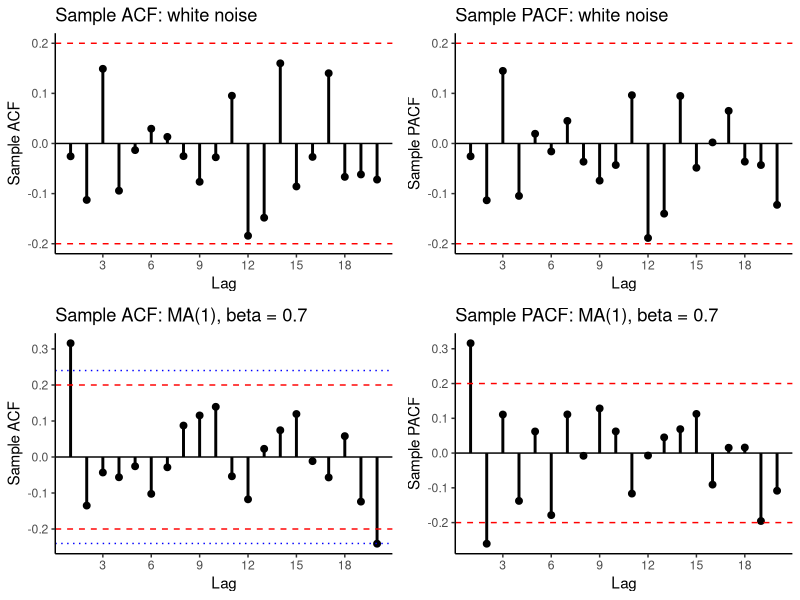
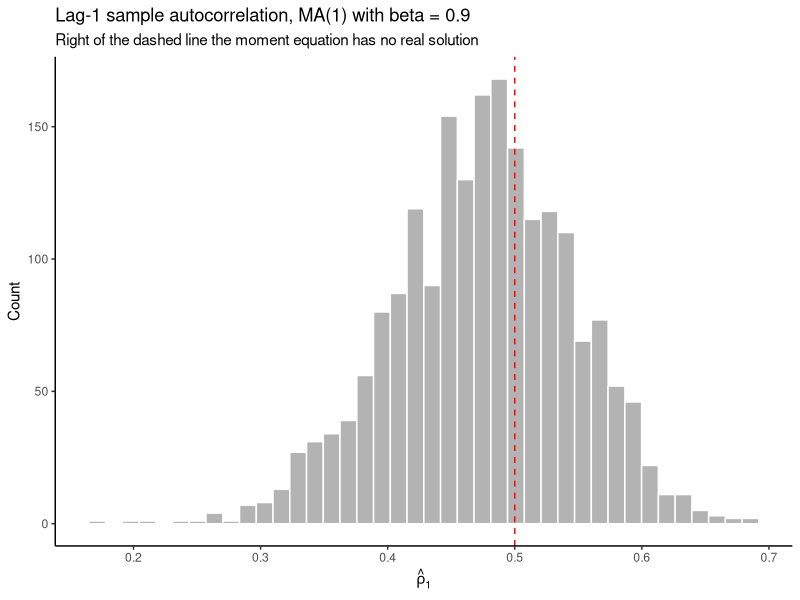
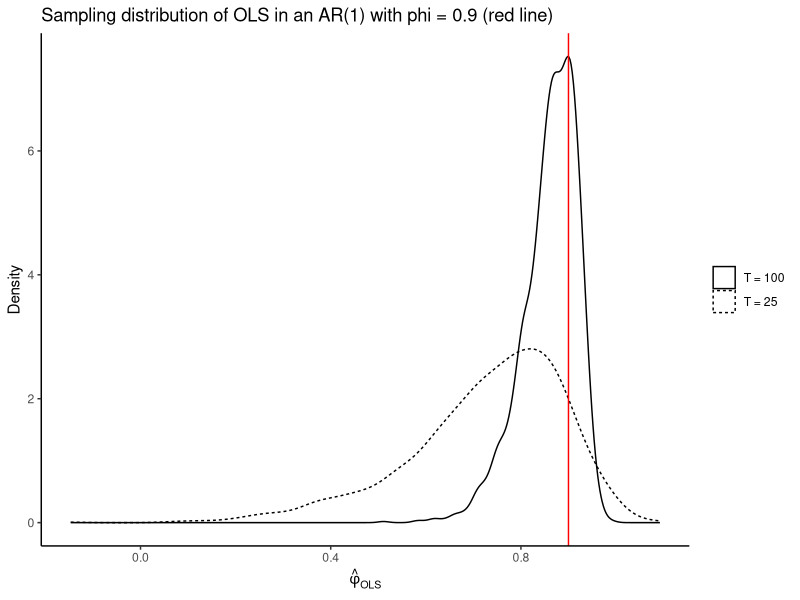

Here is the R script that generated these plots, in order:
## ---- chunk 1
#| echo: false
#| include: false
# ------------------------------------------------------------------
# Setup: libraries and the plotting helpers used throughout the deck.
# (Hidden — the same helpers as the Lecture 9 notebook.)
# ------------------------------------------------------------------
suppressPackageStartupMessages({
  library(ggplot2)
  library(gridExtra)
})

# Sample ACF with approximate +/- 2/sqrt(T) bands (dashed red); `by` spaces lag labels.
sample_acf_plot <- function(x, L = 20, title = NULL, by = 3) {
  a  <- acf(x, plot = FALSE, lag.max = L)
  df <- data.frame(lag = as.numeric(a$lag)[-1], acf = as.numeric(a$acf)[-1])
  b  <- 2 / sqrt(length(x))
  ggplot(df, aes(lag, acf)) + theme_classic() +
    geom_hline(yintercept = 0) +
    geom_segment(aes(xend = lag, y = 0, yend = acf), linewidth = 1) +
    geom_point(size = 2) +
    geom_hline(yintercept = c(b, -b), linetype = "dashed", colour = "red") +
    scale_x_continuous(breaks = seq(0, L, by = by)) +
    labs(x = "Lag", y = "Sample ACF", title = title)
}

# Sample PACF with the same +/- 2/sqrt(T) bands (Quenouille's test of the AR order).
sample_pacf_plot <- function(x, L = 20, title = NULL, by = 3) {
  a  <- pacf(x, plot = FALSE, lag.max = L)
  df <- data.frame(lag = as.numeric(a$lag), acf = as.numeric(a$acf))
  b  <- 2 / sqrt(length(x))
  ggplot(df, aes(lag, acf)) + theme_classic() +
    geom_hline(yintercept = 0) +
    geom_segment(aes(xend = lag, y = 0, yend = acf), linewidth = 1) +
    geom_point(size = 2) +
    geom_hline(yintercept = c(b, -b), linetype = "dashed", colour = "red") +
    scale_x_continuous(breaks = seq(0, L, by = by)) +
    labs(x = "Lag", y = "Sample PACF", title = title)
}
## ---- chunk 2
#| fig-height: 5.4
set.seed(123)
T  <- 100
wn <- rnorm(T)
ma <- arima.sim(model = list(ma = 0.7), n = T)

rho1     <- 0.7 / (1 + 0.7^2)
bartlett <- 2 * sqrt((1 + 2 * rho1^2) / T)
cat(sprintf("Naive band: +/- %.3f   Bartlett band for j > 1: +/- %.3f\n", 2 / sqrt(T), bartlett))
cat("White-noise lags outside +/- 2/sqrt(T):",
    sum(abs(acf(wn, plot = FALSE, lag.max = 20)$acf[-1]) > 2 / sqrt(T)), "of 20\n")

g_ma <- sample_acf_plot(ma, title = "Sample ACF: MA(1), beta = 0.7") +
  geom_hline(yintercept = c(bartlett, -bartlett), linetype = "dotted", colour = "blue")
grid.arrange(sample_acf_plot(wn,  title = "Sample ACF: white noise"),
             sample_pacf_plot(wn, title = "Sample PACF: white noise"),
             g_ma,
             sample_pacf_plot(ma, title = "Sample PACF: MA(1), beta = 0.7"),
             ncol = 2)
## ---- chunk 3
# Size under white noise (T = 50, K = 10, nominal 5%)
set.seed(123)
reject <- replicate(2000, {
  e <- rnorm(50)
  c(BoxPierce = Box.test(e, lag = 10, type = "Box-Pierce")$p.value < 0.05,
    LjungBox  = Box.test(e, lag = 10, type = "Ljung-Box")$p.value  < 0.05)
})
round(rowMeans(reject), 3)

# Power: the same test applied to an AR(1) with phi = 0.5
set.seed(123)
Box.test(arima.sim(model = list(ar = 0.5), n = 100), lag = 10, type = "Ljung-Box")
## ---- chunk 4
set.seed(2024)
y_ar2 <- arima.sim(model = list(ar = c(0.5, 0.25)), n = 250)

g      <- acf(y_ar2, type = "covariance", plot = FALSE, lag.max = 2)$acf[, 1, 1]  # gamma_0..gamma_2
Gam    <- matrix(c(g[1], g[2], g[2], g[1]), 2, 2)
phi_yw <- solve(Gam, g[2:3])
s2_yw  <- g[1] - sum(phi_yw * g[2:3])
r      <- g / g[1]

cat("True (phi1, phi2)            : 0.5000 0.2500\n")
cat("Yule-Walker, matrix form     :", round(phi_yw, 4), "  sigma2 =", round(s2_yw, 4), "\n")
cat("Yule-Walker, AR(2) formulas  :", round(c(r[2] * (1 - r[3]) / (1 - r[2]^2),
                                            (r[3] - r[2]^2) / (1 - r[2]^2)), 4), "\n")
cat("ar.yw()                      :", round(ar.yw(y_ar2, order.max = 2, aic = FALSE)$ar, 4), "\n")
cat("Sample PACF at lag 2         :", round(pacf(y_ar2, plot = FALSE)$acf[2], 4), "  (= phi_22)\n")
cat("Asymptotic s.e.              :", round(sqrt(diag(s2_yw * solve(Gam) / length(y_ar2))), 4), "\n")
## ---- chunk 5
#| fig-height: 3.8
set.seed(123)
rho1_hat <- replicate(2000, {
  y <- arima.sim(model = list(ma = 0.9), n = 100)
  acf(y, plot = FALSE)$acf[2]
})
cat(sprintf("Share of samples with |rho1_hat| > 0.5 (no real solution): %.1f%%\n",
            100 * mean(abs(rho1_hat) > 0.5)))

ggplot(data.frame(r = rho1_hat), aes(r)) + theme_classic() +
  geom_histogram(bins = 40, fill = "grey70", colour = "white") +
  geom_vline(xintercept = 0.5, linetype = "dashed", colour = "red") +
  labs(x = expression(hat(rho)[1]), y = "Count",
       title = "Lag-1 sample autocorrelation, MA(1) with beta = 0.9",
       subtitle = "Right of the dashed line the moment equation has no real solution")
## ---- chunk 6
#| fig-height: 3.6
set.seed(123)
phi  <- 0.9
Ts   <- c(25, 50, 100, 250)
ests <- lapply(Ts, function(T) replicate(2000, {
  y <- arima.sim(model = list(ar = phi), n = T)
  coef(lm(y[-1] ~ y[-T]))[2]
}))

bias_tab <- data.frame(T = Ts, mean_phi_hat = sapply(ests, mean),
                       bias = sapply(ests, mean) - phi, approx_bias = -(1 + 3 * phi) / Ts)
print(round(bias_tab, 4), row.names = FALSE)

dens <- do.call(rbind, lapply(c(1, 3), function(i)
  data.frame(phi_hat = ests[[i]], T = paste("T =", Ts[i]))))
ggplot(dens, aes(phi_hat, linetype = T)) + theme_classic() + geom_density() +
  geom_vline(xintercept = phi, colour = "red") +
  labs(x = expression(hat(phi)[OLS]), y = "Density", linetype = NULL,
       title = "Sampling distribution of OLS in an AR(1) with phi = 0.9 (red line)")
